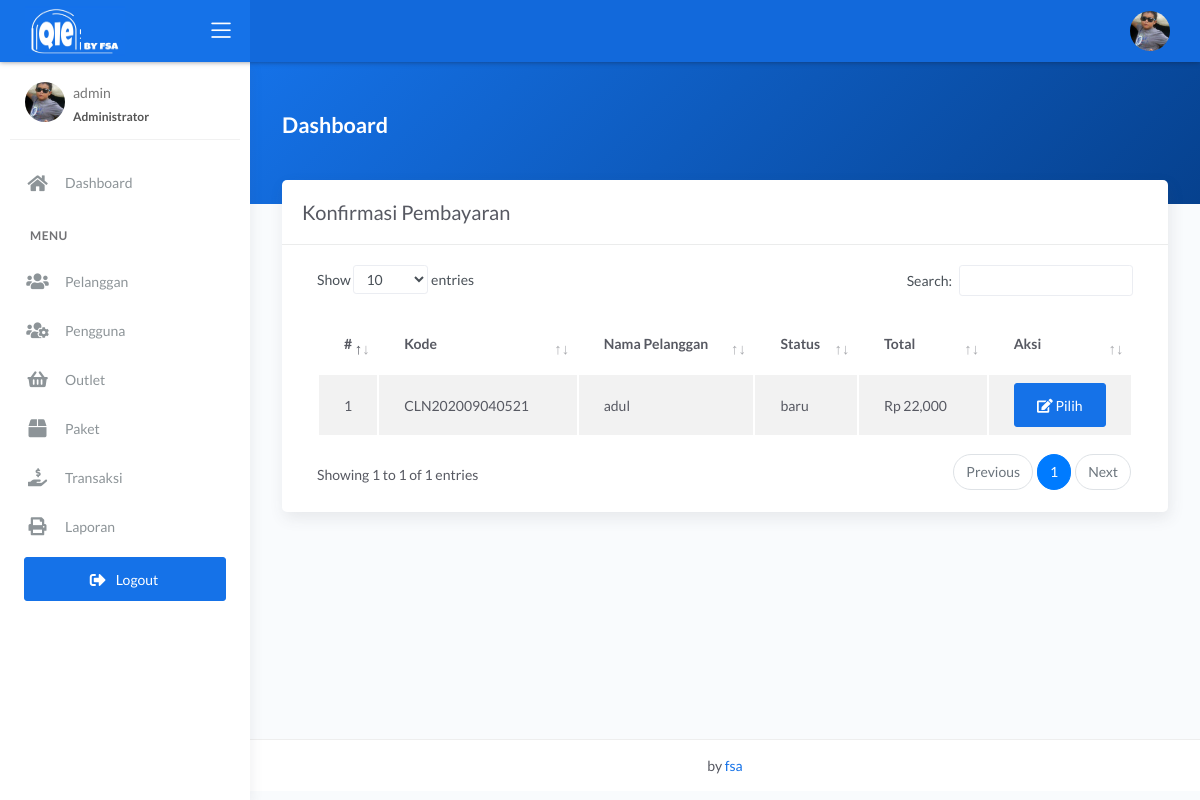
The page /admin/konfirmasi.php (signed in) on the database its author committed.
### tables this page shows
CREATE TABLE `transaksi` (
  `id_transaksi` int(11) NOT NULL,
  `outlet_id` int(11) DEFAULT NULL,
  `kode_invoice` varchar(228) DEFAULT NULL,
  `id_pelanggan` int(11) DEFAULT NULL,
  `tgl` datetime DEFAULT NULL,
  `batas_waktu` datetime DEFAULT NULL,
  `tgl_pembayaran` datetime DEFAULT NULL,
  `biaya_tambahan` int(11) DEFAULT NULL,
  `diskon` double DEFAULT NULL,
  `pajak` int(11) DEFAULT NULL,
  `status` enum('baru','proses','selesai','diambil') DEFAULT NULL,
  `status_bayar` enum('dibayar','belum') DEFAULT NULL,
  `id_user` int(11) DEFAULT NULL
);

CREATE TABLE `pelanggan` (
  `id_pelanggan` int(11) NOT NULL,
  `nama_pelanggan` varchar(228) NOT NULL,
  `alamat_pelanggan` text NOT NULL,
  `jenis_kelamin` enum('L','P') NOT NULL,
  `telp_pelanggan` varchar(15) NOT NULL,
  `no_ktp` varchar(30) NOT NULL
);

CREATE TABLE `detail_transaksi` (
  `id_detail` int(11) NOT NULL,
  `id_transaksi` int(11) NOT NULL,
  `id_paket` int(11) NOT NULL,
  `qty` double NOT NULL,
  `total_harga` double NOT NULL,
  `keterangan` text NOT NULL,
  `total_bayar` int(11) NOT NULL
);

### admin/konfirmasi.php (the view, shortened to what this page needs)
<?php
$title = 'Konfirmasi Pembayaran';
require 'koneksi.php';
$data = mysqli_query($conn, "SELECT transaksi.*, pelanggan.nama_pelanggan, detail_transaksi.total_harga FROM transaksi INNER JOIN pelanggan ON pelanggan.id_pelanggan = transaksi.id_pelanggan INNER JOIN detail_transaksi ON detail_transaksi.id_transaksi = transaksi.id_transaksi WHERE transaksi.status_bayar = 'belum'");
require 'header.php';
?>
<div class="panel-header bg-primary-gradient">
    <div class="page-inner py-5">
        <div class="d-flex align-items-left align-items-md-center flex-column flex-md-row">
            <div>
                <h2 class="text-white pb-2 fw-bold">Dashboard</h2>
            </div>
        </div>
    </div>
</div>
<div class="page-inner mt--5">
    <diva class="row">
        <div class="col-md-12">
            <div class="card">
                <div class="card-header">
                    <div class="d-flex align-items-center">
                        <h4 class="card-title"><?= $title; ?></h4>
                    </div>
                </div>
                <div class="card-body">
                    <div class="table-responsive">
                        <table id="basic-datatables" class="display table table-striped table-hover">
                            <thead>
                                <tr>
                                    <th style="width: 7%">#</th>
                                    <th>Kode</th>
                                    <th>Nama Pelanggan</th>
                                    <th>Status</th>
                                    <th>Total</th>
                                    <th style="width: 5%;">Aksi</th>
                                </tr>
                            </thead>
                            <tbody>
                                <?php
                                $no = 1;
                                if (mysqli_num_rows($data) > 0) {
                                    while ($trans = mysqli_fetch_assoc($data)) {
                                ?>
                                        <tr>
                                            <td><?= $no++; ?></td>
                                            <td><?= $trans['kode_invoice']; ?></td>
                                            <td><?= $trans['nama_pelanggan']; ?></td>
                                            <td><?= $trans['status']; ?></td>
                                            <td><?= 'Rp ' . number_format($trans['total_harga']); ?></td>
                                            <td>
                                                <div class="form-button-action">
                                                    <a href="bayar.php?id=<?= $trans['id_transaksi']; ?>" type="button" data-toggle="tooltip" title="" class="btn btn-primary" data-original-title="Detail">
                                                        <i class="fa fa-edit"></i> Pilih
                                                    </a>
                                                </div>
                                            </td>
                                        </tr>
                                <?php }
                                }
                                ?>
                            </tbody>
                        </table>
                    </div>
                </div>
            </div>
        </div>
</div>
</div>
<?php
require 'footer.php';
?>

### rows shown on the page
transaksi: kode_invoice "CLN202009040521", id_pelanggan.nama_pelanggan "adul", status "baru", detail_transaksi.total_harga "22,000"

### other values the page prints
$_SESSION['username'] "admin"
$title "Konfirmasi Pembayaran"
